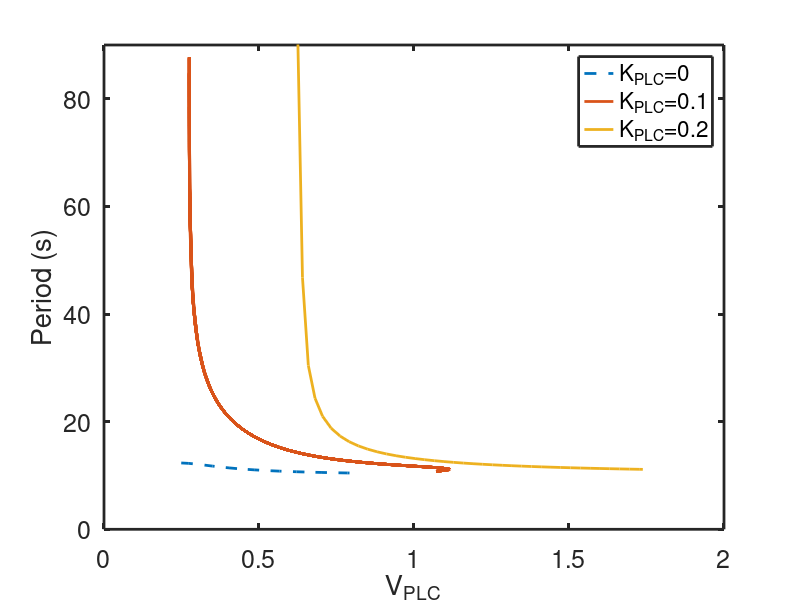

MATLAB code for this plot:
% make  diagram from XPP period data
close all
clear all
clc
set(0,                           ...
   'defaultaxesfontsize', 18,   ...
   'defaultaxeslinewidth', 2.0, ...
   'defaultlinelinewidth', 2.0); 

load period_0.dat
A = period_0(2:end,:);
ndxa = find(A(:,4)==2);

load period_0p05.dat
B = period_0p05(2:end,:);
ndxb = find(B(:,4)==2);

load period_0p1.dat
C = period_0p1(2:end,:);
ndxc = find(C(:,4)==3);

load period_0p2.dat
D = period_0p2(2:end,:);
ndxd = find(D(:,4)==2);
figure(1)

plot(A(ndxa,1),A(ndxa,2),'--', C(ndxc,1),C(ndxc,2),D(ndxd,1),D(ndxd,2))

axis([0 2 0 90])

legend('K_{PLC}=0', 'K_{PLC}=0.1','K_{PLC}=0.2')
xlabel('V_{PLC}')
ylabel('Period (s)')
